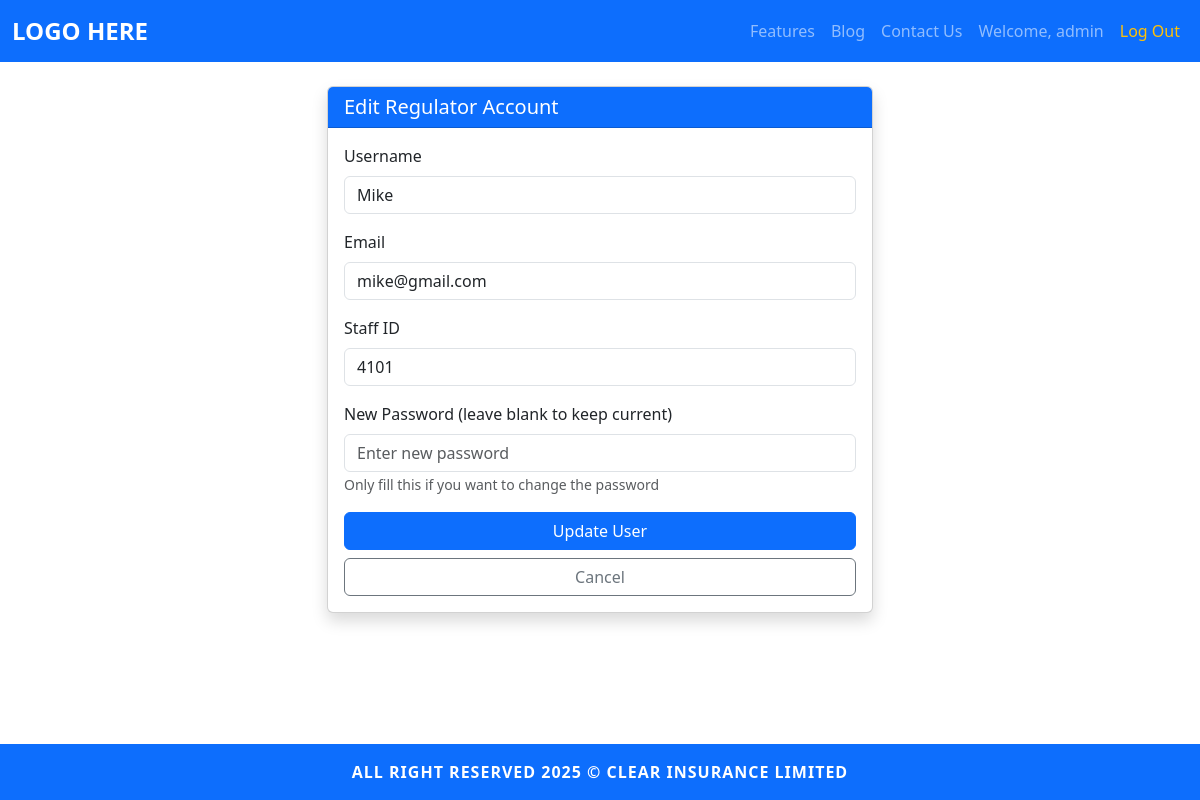
Page /admin/edit-user/regulator/1 (signed in) on the committed database.
### models.py (models this page shows, shortened)
class Admin(UserMixin, db.Model):
	id = db.Column(db.Integer, primary_key=True)
	username = db.Column(db.String(150), unique=True, nullable=False)
	email = db.Column(db.String(150), unique=True, nullable=False)
	password = db.Column(db.String(256), nullable=False)
	staff_id = db.Column(db.String(50), unique=True, nullable=True)
	is_active = db.Column(db.Boolean, default=True, nullable=False)

class Regulator(UserMixin, db.Model):
	id = db.Column(db.Integer, primary_key=True)
	username = db.Column(db.String(150), unique=True, nullable=False)
	email = db.Column(db.String(150), unique=True, nullable=False)
	password = db.Column(db.String(256), nullable=False)
	staff_id = db.Column(db.String(50), unique=True, nullable=True)
	regulatory_body_id = db.Column(db.Integer, db.ForeignKey('regulatory_body.id'), nullable=True)
	is_approved = db.Column(db.Boolean, default=False, nullable=False)
	is_active = db.Column(db.Boolean, default=True, nullable=False)
	approval_date = db.Column(db.DateTime, nullable=True)

### app.py (the view, shortened to what this page needs)
@app.route('/admin/edit-user/<user_type>/<int:user_id>', methods=['GET', 'POST'])
@login_required
@admin_required
def edit_user(user_type, user_id):
	model_map = {
		'customer': Customer,
		'insurer': Insurer,
		'regulator': Regulator
	}
	model = model_map.get(user_type)
	if not model:
		flash('Invalid user type.', 'danger')
		return redirect(url_for('user_management'))
	user = model.query.get_or_404(user_id)
	return render_template('admin/edituser.html', user=user, user_type=user_type)

### app.py (called while the page is built)
@login_manager.user_loader
def load_user(user_id):
	if '_' not in user_id:
		return None
	user_type, user_pk = user_id.split('_', 1)
	model_map = {
		'admin': Admin,
		'customer': Customer,
		'insurer': Insurer,
		'regulator': Regulator
	}
	model = model_map.get(user_type)
	if model:
		return model.query.get(int(user_pk))
	return None

### templates/admin/edituser.html (shortened to what this page needs)
{% extends 'base.html' %}
{% block content %}
<div class="container py-4">
	<div class="row justify-content-center">
		<div class="col-md-6">
			<div class="card shadow">
				<div class="card-header bg-primary text-white">
					<h5 class="mb-0">Edit {{ user_type.capitalize() }} Account</h5>
				</div>
				<div class="card-body">
					<form method="POST">
						<div class="mb-3">
							<label for="username" class="form-label">Username</label>
							<input type="text" class="form-control" id="username" name="username" value="{{ user.username }}" required>
						</div>
						<div class="mb-3">
							<label for="email" class="form-label">Email</label>
							<input type="email" class="form-control" id="email" name="email" value="{{ user.email }}" required>
						</div>
						{% if user_type in ['insurer', 'regulator'] %}
						<div class="mb-3">
							<label for="staff_id" class="form-label">Staff ID</label>
							<input type="text" class="form-control" id="staff_id" name="staff_id" value="{{ user.staff_id or '' }}">
						</div>
						{% endif %}
						<div class="mb-3">
							<label for="password" class="form-label">New Password (leave blank to keep current)</label>
							<input type="password" class="form-control" id="password" name="password" placeholder="Enter new password">
							<small class="text-muted">Only fill this if you want to change the password</small>
						</div>
						<div class="d-grid gap-2">
							<button type="submit" class="btn btn-primary">Update User</button>
							<a href="{{ url_for('user_management') }}" class="btn btn-outline-secondary">Cancel</a>
						</div>
					</form>
				</div>
			</div>
		</div>
	</div>
</div>
{% endblock %}

### templates/base.html (shortened to what this page needs)
<!DOCTYPE html>
<html lang="en">
<head>
	<link href="https://cdn.jsdelivr.net/npm/bootstrap@5.3.2/dist/css/bootstrap.min.css" rel="stylesheet">
	<link rel="stylesheet" href="https://cdn.jsdelivr.net/npm/bootstrap-icons@1.10.0/font/bootstrap-icons.css">
	<link rel="stylesheet" href="{{ url_for('static', filename='css/style.css') }}">
</head>
<body class="d-flex flex-column min-vh-100">
	<nav class="navbar navbar-expand-lg navbar-dark bg-primary sticky-top">
		<div class="container-fluid">
			<a class="navbar-brand fw-bold" href="/">LOGO HERE</a>
			<div class="collapse navbar-collapse" id="navbarNav">
			<ul class="navbar-nav ms-auto mb-2 mb-lg-0 align-items-lg-center">
				<li class="nav-item"><a class="nav-link" href="/features">Features</a></li>
				<li class="nav-item"><a class="nav-link" href="/blog">Blog</a></li>
				<li class="nav-item"><a class="nav-link" href="/contact">Contact Us</a></li>
				{% if current_user is defined and current_user.is_authenticated %}
					<li class="nav-item"><a class="nav-link" href="{{ url_for('dashboard') }}">Welcome, {{ current_user.username }}</a></li>
					<li class="nav-item"><a class="nav-link text-warning" href="/logout">Log Out</a></li>
				{% else %}
					<li class="nav-item"><a class="nav-link" href="/auth/login">Log In</a></li>
					<li class="nav-item"><a class="nav-link" href="/auth/signup">Sign Up</a></li>
				{% endif %}
			</ul>
			</div>
		</div>
	</nav>
		{% block content %}{% endblock %}
	<footer class="footer mt-auto py-3 bg-primary text-white text-center sticky-bottom">
		<div class="container">
			<span>ALL RIGHT RESERVED 2025 &copy; CLEAR INSURANCE LIMITED</span>
		</div>
	</footer>
</body>
</html>

### static/css/style.css (style rules this page uses)
.footer { font-weight: bold; letter-spacing: 1px; }
.navbar-brand { font-size: 1.5rem; font-weight: bold; }
.sticky-bottom { position: sticky; bottom: 0; width: 100%; z-index: 1030; }

### rows in the picture
Admin: username "admin"
Regulator: username "Mike", email "mike@gmail.com", staff_id "4101"

### other values in the picture
{{ user_type.capitalize() }} "Regulator"
